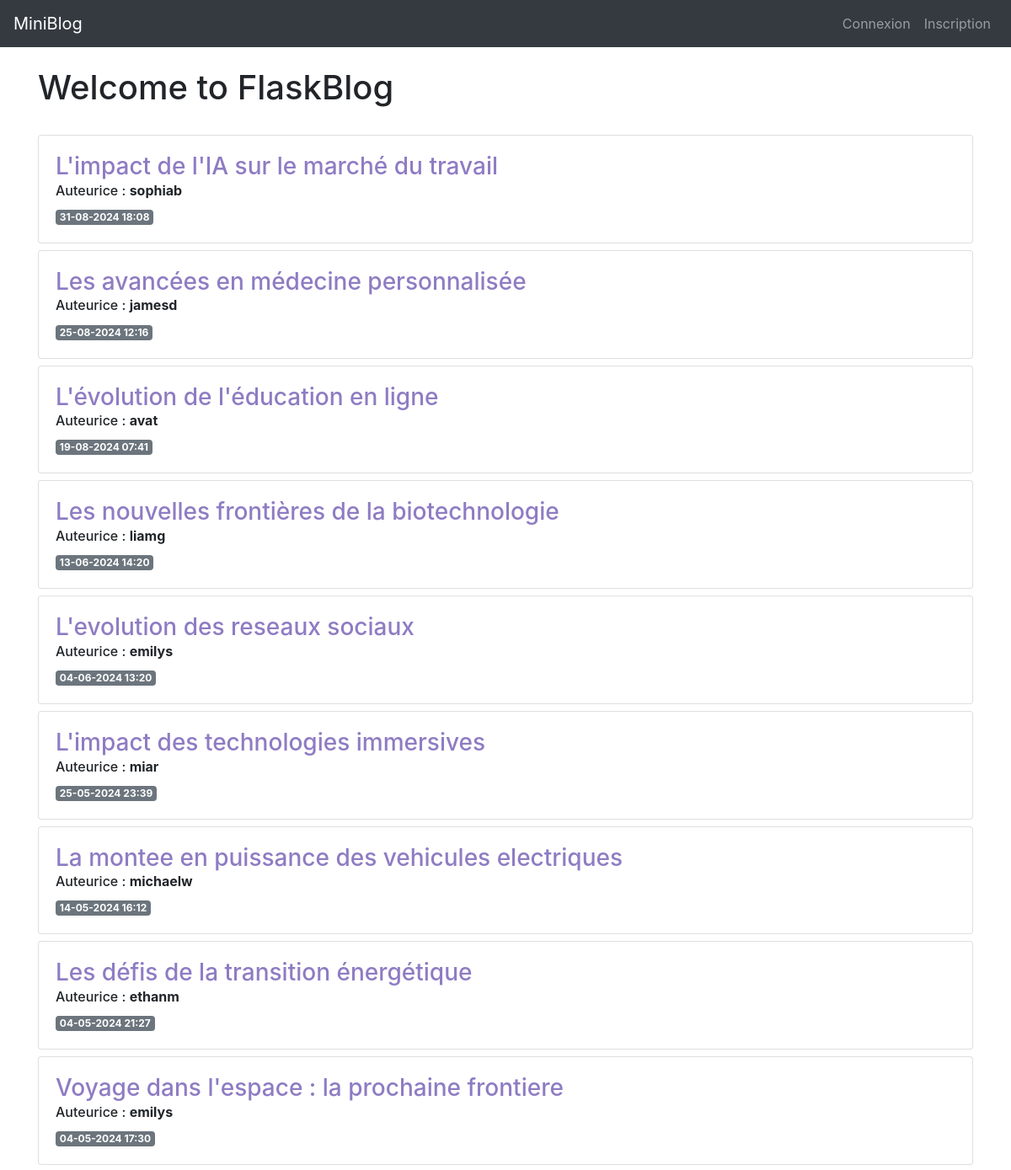
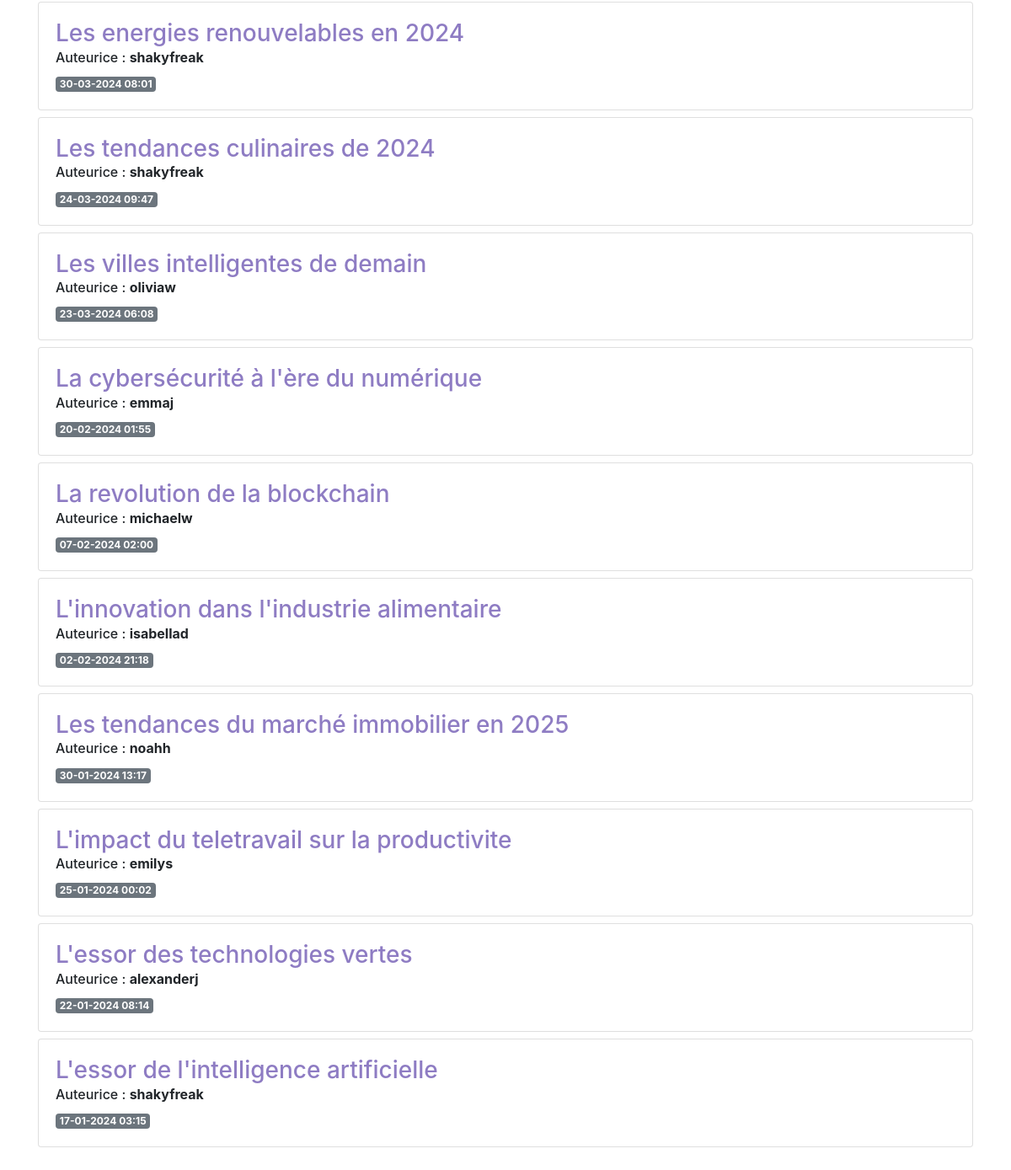
Before: / with the older database file (2 pictures, top to bottom).
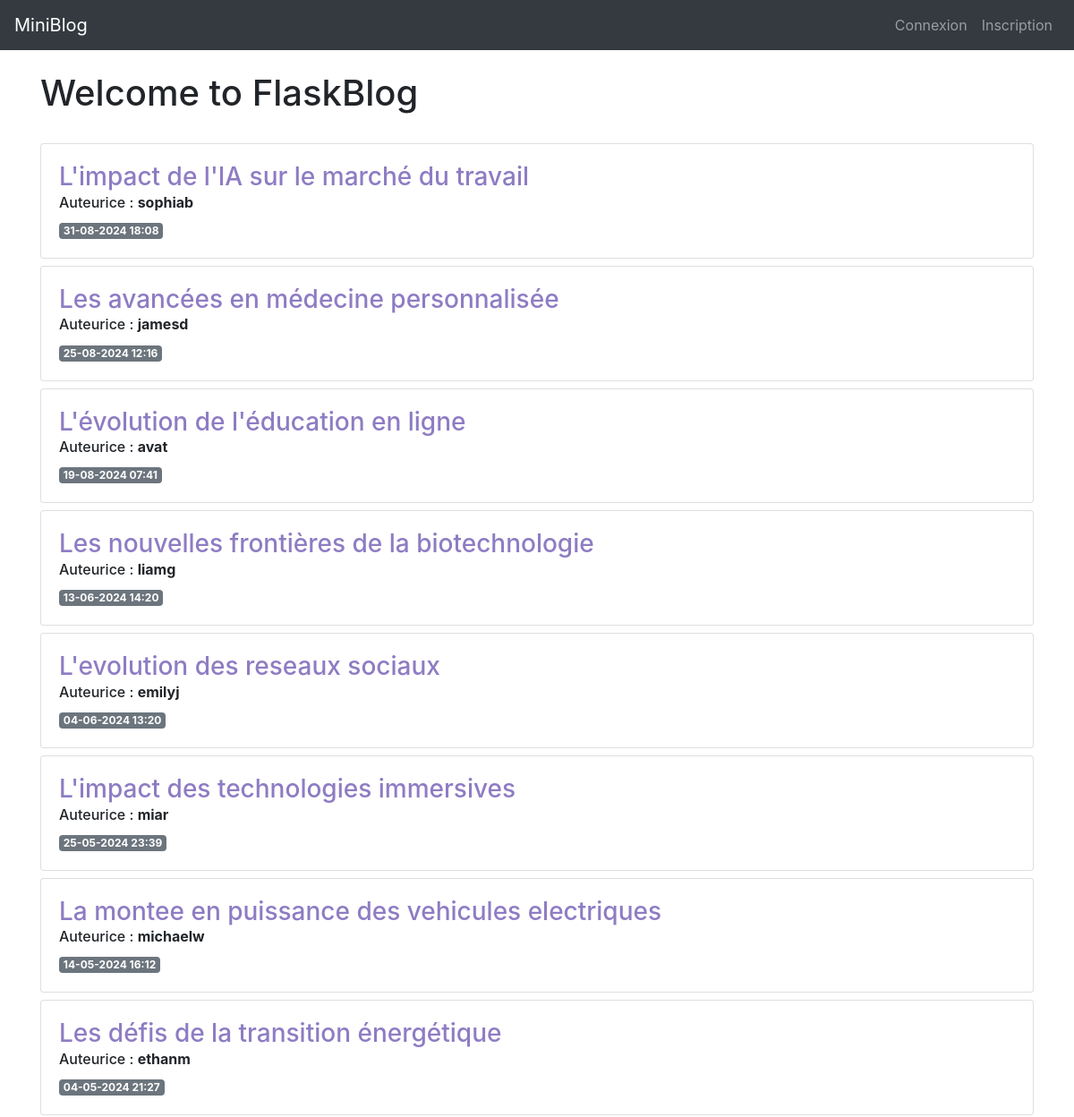
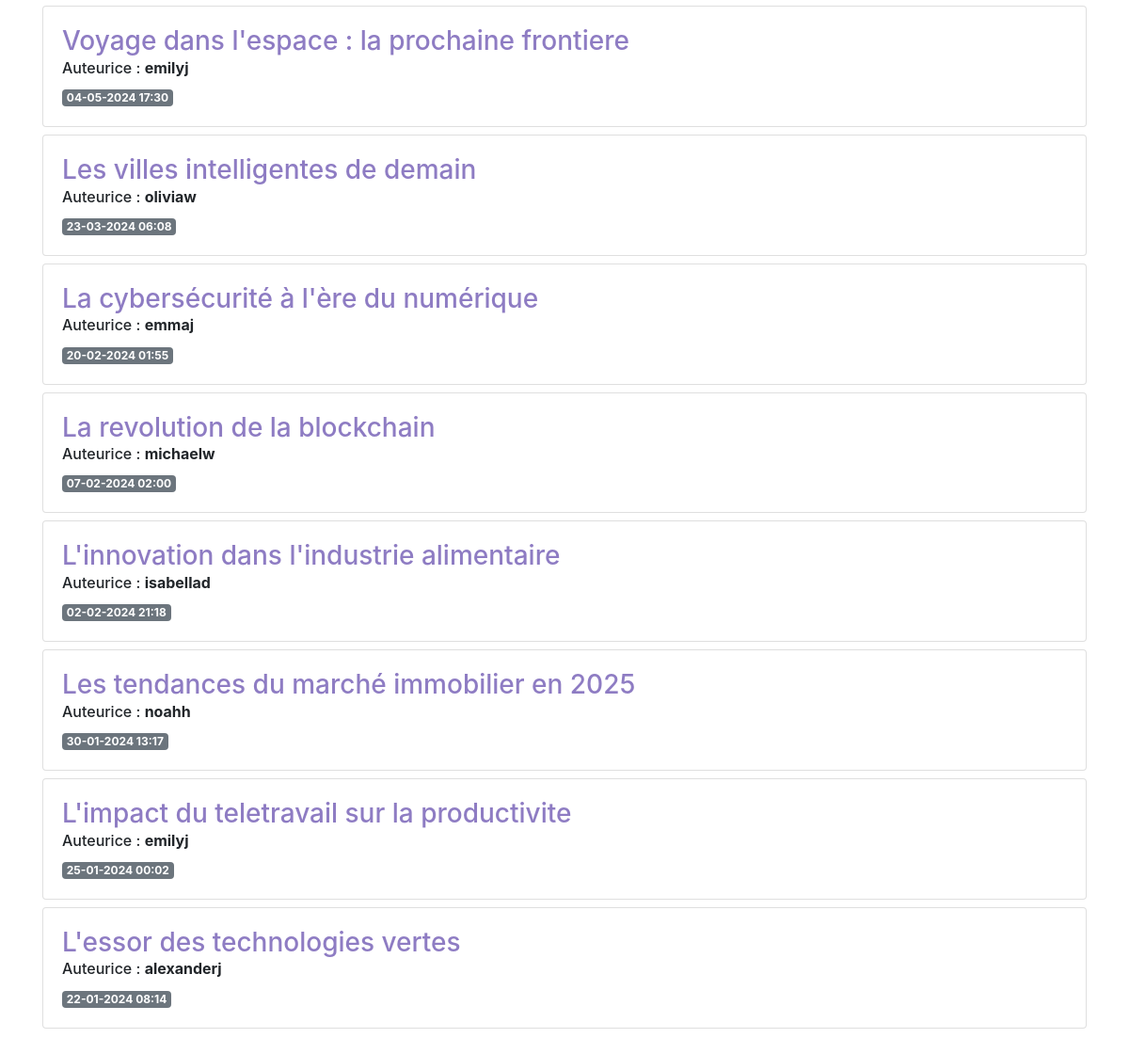
After: the same page with the newer database file (2 pictures, top to bottom).
### app/models.py (models this page shows, shortened)
class Post(db.Model):
    id = db.Column(db.Integer, primary_key=True)
    created = db.Column(db.DateTime, nullable=False, default=datetime.now)
    title = db.Column(db.String(200), nullable=False)
    content = db.Column(db.Text, nullable=False)
    user_id = db.Column(db.Integer, db.ForeignKey('user.id'), nullable=False)
    @property
    def formatted_created(self):
        return self.created.strftime("%d-%m-%Y %H:%M")

class User(db.Model, UserMixin):
    id = db.Column(db.Integer, primary_key=True)
    username = db.Column(db.String(20), nullable=False, unique=True)
    email = db.Column(db.String(120), nullable=False, unique=True)
    password_hash = db.Column(db.String(255), nullable=False)
    is_admin = db.Column(db.Boolean, default=False)
    created = db.Column(db.DateTime, default=datetime.now, nullable=False)
    posts = db.relationship('Post', backref='author',
                            lazy=True, cascade="all, delete-orphan")
    @property
    def password(self):
        raise AttributeError('password is not a readable attribute')

### app/__init__.py (the view)
    @app.route('/')
    def index():
        posts = Post.query.order_by(Post.created.desc()).all()
        return render_template('index.html', posts=posts)

### app/templates/index.html
{% extends 'base.html' %}
{% block content %}
<h1>{% block title %} Welcome to FlaskBlog {% endblock %}</h1>
<br />
{% for post in posts %}
<div class="card mb-2">
    <div class="card-body">
        <a href="{{ url_for('posts.post', post_id=post.id) }}" class="custom-link">
            <h3>{{ post.title }}</h3>
        </a>
        <h6 class="card-subtitle mb-2">Auteurice : <span style="font-weight: bold;">{{ post.author.username }}</span></h6>
        <span class="badge badge-secondary">{{ post.formatted_created }}</span>
    </div>
</div>
{% endfor %}
<br />
<br />
{% endblock %}

### app/templates/base.html (shortened to what this page needs)
<!doctype html>
<html lang="en">
<head>
  <link rel="stylesheet" href="{{ url_for('static', filename= 'css/style.css') }}">
  <link rel="stylesheet" href="https://stackpath.bootstrapcdn.com/bootstrap/4.3.1/css/bootstrap.min.css"
>
</head>
<body>
  <nav class="navbar navbar-expand-md navbar-dark bg-dark">
    <a class="navbar-brand" href="{{ url_for('index')}}">MiniBlog</a>
    <div class="collapse navbar-collapse" id="navbarNav">
      <ul class="navbar-nav ml-auto">
      {% if current_user.is_authenticated %}
        <li class="nav-item">
          <a class="nav-link" href="{{url_for('users.logout')}}">{{current_user.username}} - Déconnexion</a>
        </li>
      {% else %}
        <li class="nav-item">
          <a class="nav-link" href="{{url_for('users.login')}}">Connexion</a>
        </li>
        <li class="nav-item">
          <a class="nav-link" href="{{url_for('users.add')}}">Inscription</a>
        </li>
      {% endif %}
      </ul>
    </div>
  </nav>
  <div class="container">
    <br/>
    {% block content %} {% endblock %}
  </div>
</body>
</html>

### app/static/css/style.css (style rules this page uses)
.custom-link { color: #8e7cc3; }

Changed rows visible on the page:
removed Post: title "Les energies renouvelables en 2024", author.username "shakyfreak", formatted_created "30-03-2024 08:01"
removed Post: title "Les tendances culinaires de 2024", author.username "shakyfreak", formatted_created "24-03-2024 09:47"
removed Post: title "L'essor de l'intelligence artificielle", author.username "shakyfreak", formatted_created "17-01-2024 03:15"
changed through a linked row, Post "L'evolution des reseaux sociaux": author.username "emilys" → "emilyj"
changed through a linked row, Post "Voyage dans l'espace : la prochaine frontiere": author.username "emilys" → "emilyj"
changed through a linked row, Post "L'impact du teletravail sur la productivite": author.username "emilys" → "emilyj"
